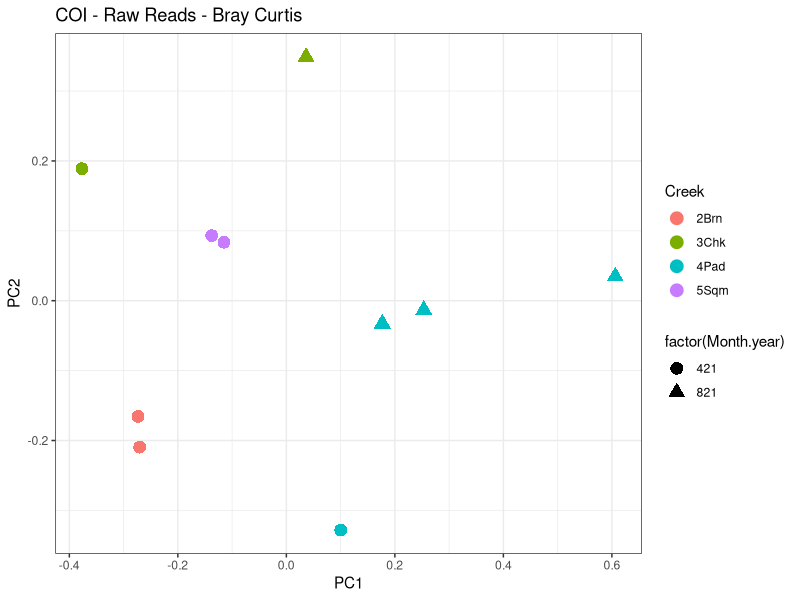
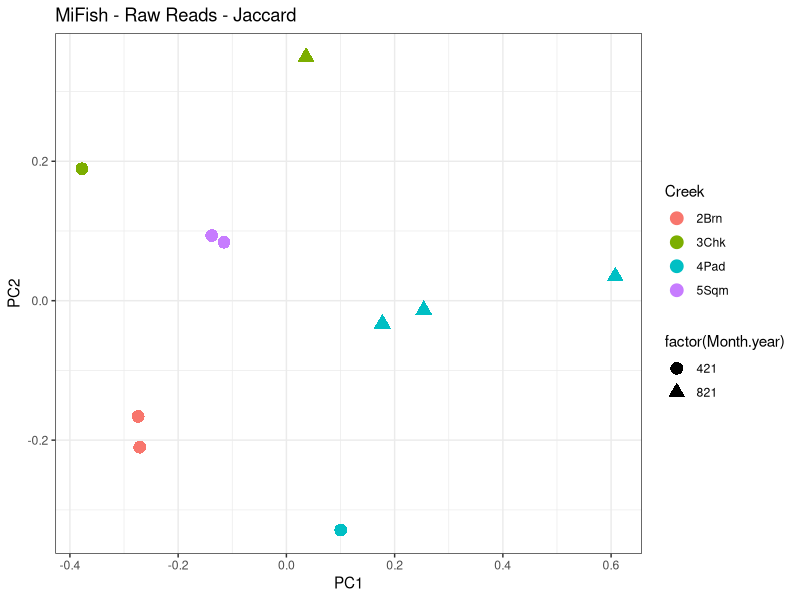

Source code (R) for these figures, in order:
## ---- chunk 1
knitr::opts_chunk$set(echo = TRUE)
## ---- chunk 2
library(here)
library(dplyr)
library(tidyr)
library(tidyverse)
library(vegan)
library(reshape2)
library(ggplot2)
library(RColorBrewer)

metadata <- read.csv(here("Input","sequencing_metadata_files","master_sequencing_datasheet20211011.csv"), header = TRUE)
asvs <- read.csv(here("Output","dada2_output_files","run2_rerun_20211013","COI_fwds_ASV_table.csv"))
## ---- chunk 3

### Clean up the ASV table of raw reads 

# first only select metadata for run 2 and mifish 
metadata <- metadata[metadata$Sequencing.run == 2,]
metadata <- metadata[metadata$Locus == "COI",] 

# translate ASVs into table that has ASVs as rows and samples as columns 
asv_mat <-  pivot_wider(asvs, names_from = Sample_name, values_from = nReads) 
asv_mat <- asv_mat[,-1] # remove locus column
asv_mat <- as.data.frame(asv_mat) # make data frame
row.names(asv_mat) = asv_mat[,1] # make row names the ASV hash
asv_mat = asv_mat[,-1] # remove the column with the ASV hash 
asv_mat[is.na(asv_mat)] <- 0 # change NAs to 0s 

# check kangaroo for cross-contamination/ tag jumping 
kanga <- asv_mat[asv_mat$COI.Kangaroo.Run.2>0,]
real_samples_kanga <- colSums(kanga) # looks good! Only 10 and 7 reads compared to 105528 in the Kangaroo 
asv_mat = asv_mat[,-11] # now remove the kangaroo from the dataset because it will mess up the PCAs 
metadata <- metadata[metadata$Sample_name %in% colnames(asv_mat),] # remove kangaroo

## ---- chunk 4

### Calculations with Barnes

# PCA on raw reads - with bray curtis distance 
pca.raw.bc.nmds <- metaMDS(t(asv_mat), distance = "bray")
pca.raw.bc.MDS1 = pca.raw.bc.nmds$points[,1] #store nmds values
pca.raw.bc.MDS2 = pca.raw.bc.nmds$points[,2] #store nmds values

# PCA on raw reads - with jaccard distance 
pca.raw.jac.nmds <- metaMDS(t(asv_mat), distance = "jaccard")
pca.raw.jac.MDS1 = pca.raw.jac.nmds$points[,1] #store nmds values
pca.raw.jac.MDS2 = pca.raw.jac.nmds$points[,2] #store nmds values

raw.pca.to.plot <- cbind(metadata, pca.raw.bc.MDS1, pca.raw.bc.MDS2, pca.raw.jac.MDS1, pca.raw.jac.MDS2)

## ---- chunk 5

# raw reads / bray curtis
ggplot(raw.pca.to.plot, aes(x=pca.raw.bc.MDS1, y=pca.raw.bc.MDS2)) +
  geom_point(size=4, aes(color=factor(Creek), shape=factor(Month.year))) +
  theme_bw() +
  labs(x="PC1",y="PC2", color="Creek") +
  ggtitle('COI - Raw Reads - Bray Curtis')
# ggsave("/Users/elizabethandruszkiewicz/GoogleDrive/UW/Bioinformatics/test_ramon/PCA_raw_bc_COI.jpg", units="in", width=5, height=4, dpi=300)

# raw reads / jaccard
ggplot(raw.pca.to.plot, aes(x=pca.raw.jac.MDS1, y=pca.raw.jac.MDS2)) +
  geom_point(size=4, aes(color=factor(Creek), shape=factor(Month.year))) +
  theme_bw() +
  labs(x="PC1",y="PC2", color="Creek") +
  ggtitle('MiFish - Raw Reads - Jaccard')

